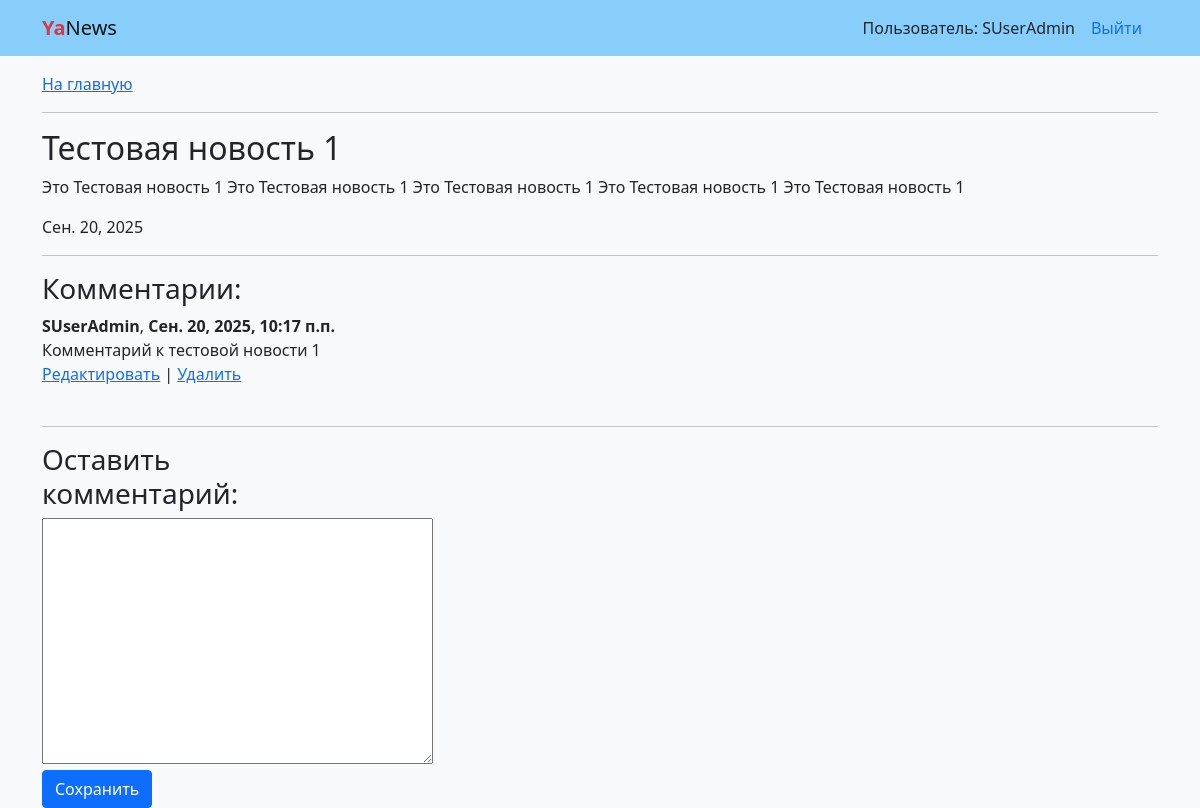
The page /news/20/ (signed in) on the database its author committed.
### news/models.py (models this page shows, shortened)
class News(models.Model):
    title = models.CharField(max_length=50)
    text = models.TextField()
    date = models.DateField(default=datetime.today)
    class Meta:
        ordering = ('-date',)
        verbose_name_plural = 'Новости'
        verbose_name = 'Новость'

class Comment(models.Model):
    news = models.ForeignKey(
        News,
        on_delete=models.CASCADE
    )
    author = models.ForeignKey(
        settings.AUTH_USER_MODEL,
        on_delete=models.CASCADE,
    )
    text = models.TextField()
    created = models.DateTimeField(auto_now_add=True)
    class Meta:
        ordering = ('created',)

### news/views.py (the view, shortened to what this page needs)
# urls.py: path('news/<int:pk>/', views.NewsDetailView.as_view(), name='detail'),
class NewsDetailView(generic.View):
    def get(self, request, *args, **kwargs):
        view = NewsDetail.as_view()
        return view(request, *args, **kwargs)

### news/forms.py (shortened to what this page needs)
class CommentForm(ModelForm):
    class Meta:
        model = Comment
        fields = ('text',)

### news/views.py (called while the page is built)
    def get_object(self, queryset=None):
        obj = get_object_or_404(
            self.model.objects.prefetch_related('comment_set__author'),
            pk=self.kwargs['pk']
        )
        return obj

    def get_context_data(self, **kwargs):
        context = super().get_context_data(**kwargs)
        if self.request.user.is_authenticated:
            context['form'] = CommentForm()
        return context

### templates/news/detail.html (shortened to what this page needs)
{% extends "base.html" %}
{% block content %}
  <a href="{% url 'news:home' %}">На главную</a>
  <hr>
  <h2>{{ news.title }}</h2>
  <p>{{ news.text }}</p>
  <p>{{ news.date }}</p>
  <hr>
  <h3 id="comments">Комментарии:</h3>
  {% for comment in news.comment_set.all %}
    <div>
      <b>{{ comment.author }}</b>, <b>{{ comment.created }}</b>
      <p class="mb-0">{{ comment.text|linebreaksbr }}</p>
      {% if comment.author == user %}
        <a href="{% url 'news:edit' comment.pk %}">Редактировать</a> |
        <a href="{% url 'news:delete' comment.pk %}">Удалить</a>
      {% endif %}
    </div>
    <br>
  {% empty %}
    <p>Здесь никто ничего не написал...</p>
  {% endfor %}
  {% if user.is_authenticated %}
    <hr>
    <div class="col-md-3">
      <h3>Оставить комментарий:</h3>
      <form action="" method="post">
        {% for field in form %}
          {{ field }}
        {% endfor %}
        <div class="form-actions">
          <button type="submit" class="btn btn-primary" >Сохранить</button>
        </div>
      </form>
    </div>
  {% endif %}
{% endblock content %}

### templates/includes/header.html (shortened to what this page needs)
<header>
  <nav class="navbar navbar-light" style="background-color: lightskyblue">
    <li class="container">
      <a class="navbar-brand" href="{% url 'news:home' %}">
        <span class="text-danger"><b>Ya</b></span>News
      </a>
      <ul class="nav nav-pills">
        {% if user.is_authenticated %}
          <li class="align-self-center">
            Пользователь: {{ user.username }}
          </li>
          <li class="nav-item">
            <a class="nav-link" href="{% url 'users:logout' %}">Выйти</a>
          </li>
        {% endif %}
      </ul>
    </li>
  </nav>
</header>

### rows shown on the page
News: title "Тестовая новость 1", text "Это Тестовая новость 1 Это Тестовая новость 1 Это Тестовая новость 1 Это Тестовая новость 1 Это Тестовая новость 1", date "Сен. 20, 2025"
Comment: author "SUserAdmin", created "Сен. 20, 2025, 10:17 п.п.", text "Комментарий к тестовой новости 1", shows "Редактировать"

### other values the page prints
{{ user.username }} "SUserAdmin"
